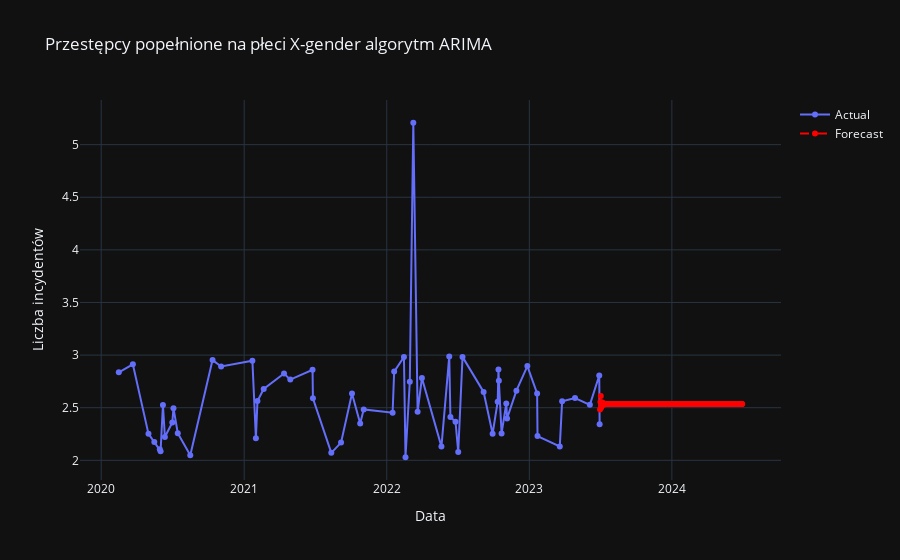

Notebook source saved alongside this figure:
### Code cell
import pandas as pd
import numpy as np
import matplotlib.pyplot as plt
from statsmodels.tsa.arima.model import ARIMA
import plotly.graph_objects as go



df['Date'] = pd.to_datetime(df[['Year', 'Month', 'Day']])
# Grupowanie i agregacja danych
df_grouped = df.groupby('Date')['count'].sum().reset_index()

# Przygotowanie danych do modelu ARIMA
df_grouped.set_index('Date', inplace=True)

# Dopasowanie modelu ARIMA
model = ARIMA(df_grouped['count'], order=(5, 1, 0))
model_fit = model.fit()

# Prognoza na następny rok
forecast = model_fit.forecast(steps=365)
forecast_dates = pd.date_range(start=df_grouped.index[-1] + pd.DateOffset(days=1), periods=365, freq='D')

# Wykres szeregu czasowego z prognozą
fig = go.Figure()

# Dodanie rzeczywistych danych
fig.add_trace(go.Scatter(x=df_grouped.index, y=df_grouped['count'], mode='lines+markers', name='Actual'))

# Dodanie prognoz
fig.add_trace(go.Scatter(x=forecast_dates, y=forecast, mode='lines+markers', name='Forecast', line=dict(color='red', dash='dash')))

# Aktualizacja układu wykresu
fig.update_layout(title='Przestępcy popełnione na płeci X-gender algorytm ARIMA', xaxis_title='Data',
                   yaxis_title='Liczba incydentów',template="plotly_dark",)

# Wyświetlenie wykresu
fig.show()

# Zapisywanie wykresu do pliku HTML
fig.write_html("forecast_plot4_2.html")

### Figure 1 — Plotly figure (JSON) as saved in the notebook; plotly's stock layout.template omitted (floating-point values rounded to 4 significant figures; data arrays with more than 128 entries replaced by an {"elided": "..."} marker saying what was removed)
{"data": [{"mode": "lines+markers", "name": "Actual", "type": "scatter", "x": ["2020-02-15T00:00:00", "2020-03-22T00:00:00", "2020-05-01T00:00:00", "2020-05-16T00:00:00", "2020-05-30T00:00:00", "2020-06-01T00:00:00", "2020-06-07T00:00:00", "2020-06-12T00:00:00", "2020-07-01T00:00:00", "2020-07-04T00:00:00", "2020-07-15T00:00:00", "2020-08-16T00:00:00", "2020-10-12T00:00:00", "2020-11-03T00:00:00", "2021-01-22T00:00:00", "2021-01-31T00:00:00", "2021-02-04T00:00:00", "2021-02-20T00:00:00", "2021-04-13T00:00:00", "2021-04-29T00:00:00", "2021-06-25T00:00:00", "2021-06-26T00:00:00", "2021-08-12T00:00:00", "2021-09-06T00:00:00", "2021-10-04T00:00:00", "2021-10-25T00:00:00", "2021-11-03T00:00:00", "2022-01-16T00:00:00", "2022-01-20T00:00:00", "2022-02-14T00:00:00", "2022-02-18T00:00:00", "2022-03-01T00:00:00", "2022-03-10T00:00:00", "2022-03-21T00:00:00", "2022-04-01T00:00:00", "2022-05-21T00:00:00", "2022-06-10T00:00:00", "2022-06-13T00:00:00", "2022-06-26T00:00:00", "2022-07-03T00:00:00", "2022-07-14T00:00:00", "2022-09-06T00:00:00", "2022-09-29T00:00:00", "2022-10-12T00:00:00", "2022-10-14T00:00:00", "2022-10-15T00:00:00", "2022-10-22T00:00:00", "2022-11-03T00:00:00", "2022-11-05T00:00:00", "2022-11-29T00:00:00", "2022-12-27T00:00:00", "2023-01-21T00:00:00", "2023-01-22T00:00:00", "2023-03-20T00:00:00", "2023-03-26T00:00:00", "2023-04-28T00:00:00", "2023-06-05T00:00:00", "2023-06-29T00:00:00", "2023-06-30T00:00:00"], "y": [2.837, 2.912, 2.252, 2.174, 2.104, 2.087, 2.526, 2.222, 2.359, 2.495, 2.258, 2.047, 2.953, 2.891, 2.947, 2.21, 2.563, 2.678, 2.826, 2.767, 2.86, 2.59, 2.071, 2.168, 2.635, 2.351, 2.483, 2.453, 2.843, 2.982, 2.029, 2.747, 5.208, 2.461, 2.782, 2.13, 2.988, 2.412, 2.366, 2.08, 2.983, 2.65, 2.253, 2.558, 2.862, 2.756, 2.255, 2.54, 2.398, 2.662, 2.896, 2.635, 2.23, 2.133, 2.561, 2.592, 2.528, 2.807, 2.343]}, {"line": {"color": "red", "dash": "dash"}, "mode": "lines+markers", "name": "Forecast", "type": "scatter", "x": {"elided": "365 str values"}, "y": {"elided": "365 float values"}}], "layout": {"title": {"text": "Przestępcy popełnione na płeci X-gender algorytm ARIMA"}, "xaxis": {"title": {"text": "Data"}}, "yaxis": {"title": {"text": "Liczba incydentów"}}}}
